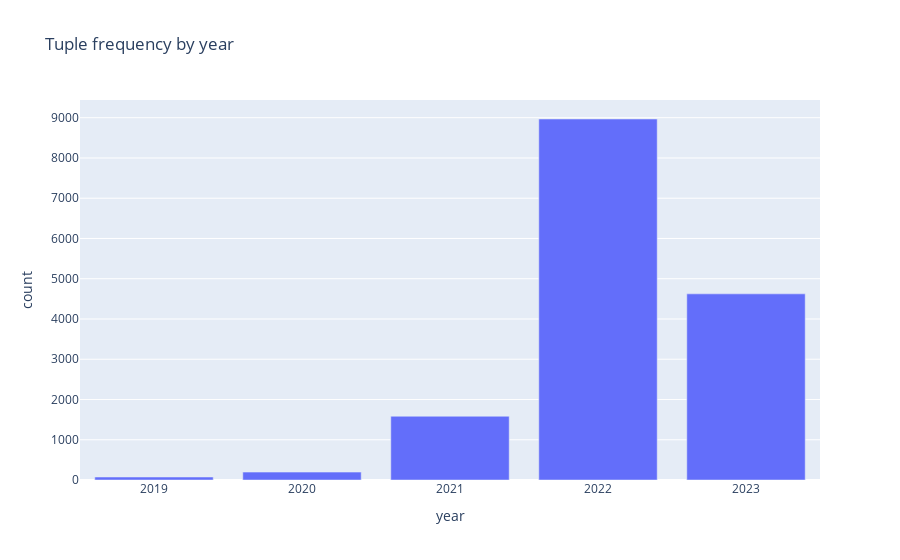

The code cell stored with this chart in its notebook:
### Code cell
fig = px.bar(
    year, 
    x = 'year', 
    y = 'count',
    title = 'Tuple frequency by year'
)

fig.show()

### Figure 1 — Plotly figure (JSON) as saved in the notebook; plotly's stock layout.template omitted (floating-point values rounded to 4 significant figures)
{"data": [{"alignmentgroup": "True", "hovertemplate": "year=%{x}<br>count=%{y}<extra></extra>", "legendgroup": "", "marker": {"color": "#636efa", "pattern": {"shape": ""}}, "name": "", "offsetgroup": "", "orientation": "v", "showlegend": false, "textposition": "auto", "type": "bar", "x": ["2019", "2020", "2021", "2022", "2023"], "xaxis": "x", "y": [74, 196, 1584, 8968, 4624], "yaxis": "y"}], "layout": {"barmode": "relative", "legend": {"tracegroupgap": 0}, "title": {"text": "Tuple frequency by year"}, "xaxis": {"anchor": "y", "domain": [0, 1], "title": {"text": "year"}}, "yaxis": {"anchor": "x", "domain": [0, 1], "title": {"text": "count"}}}}
